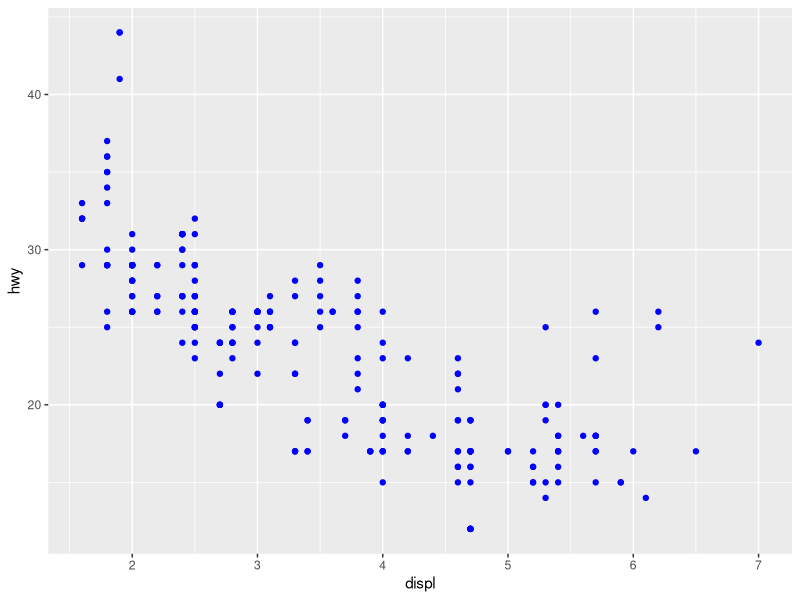
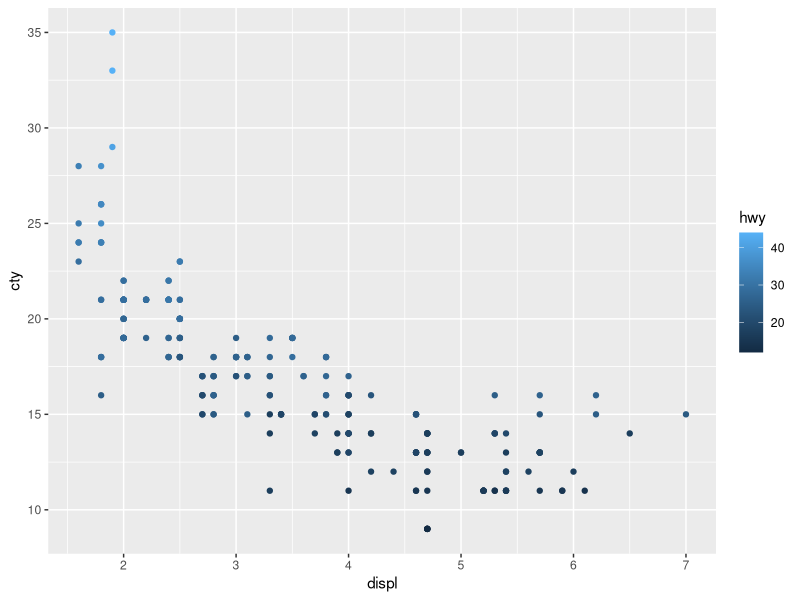
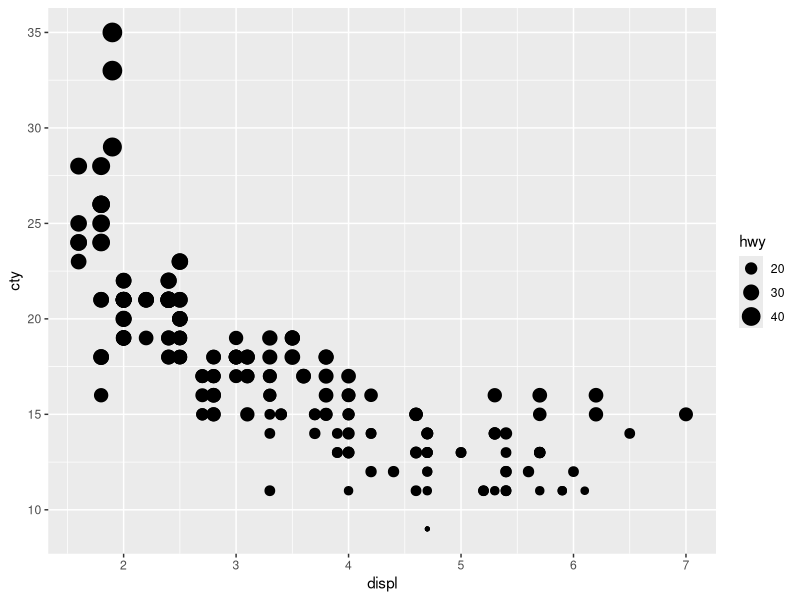
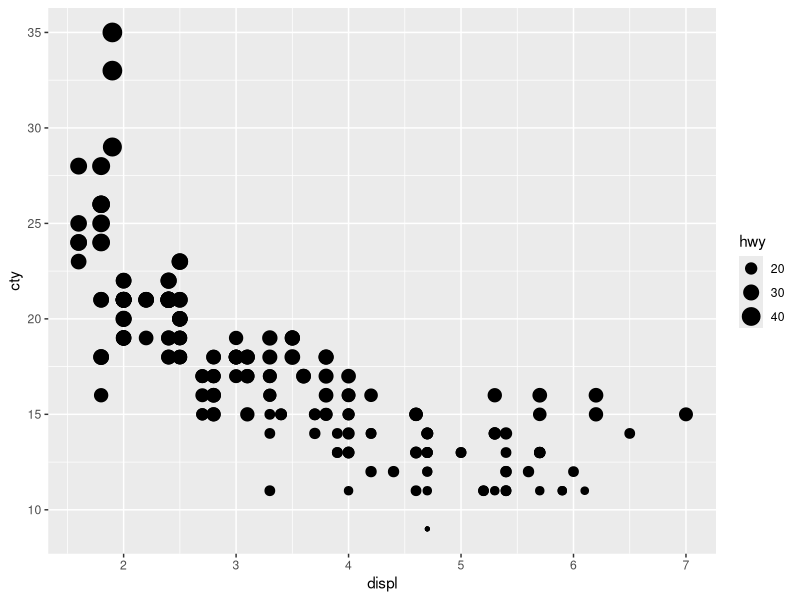
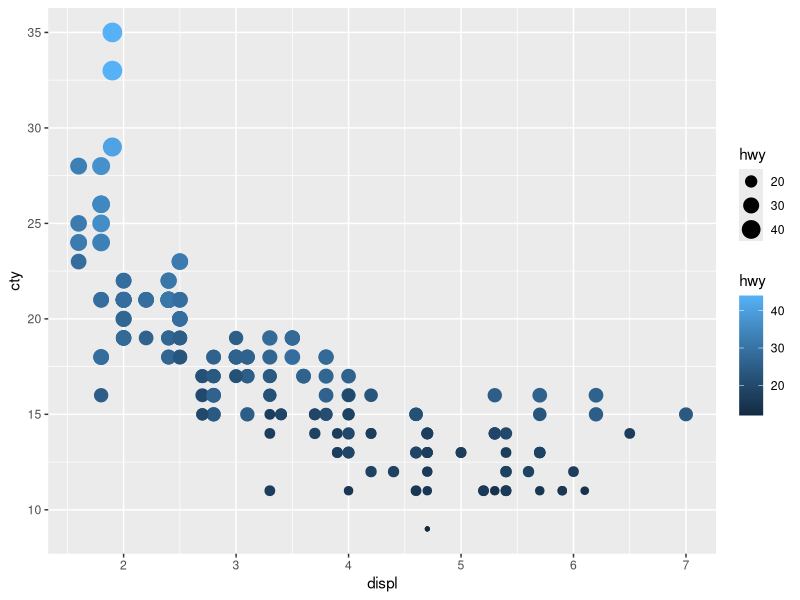
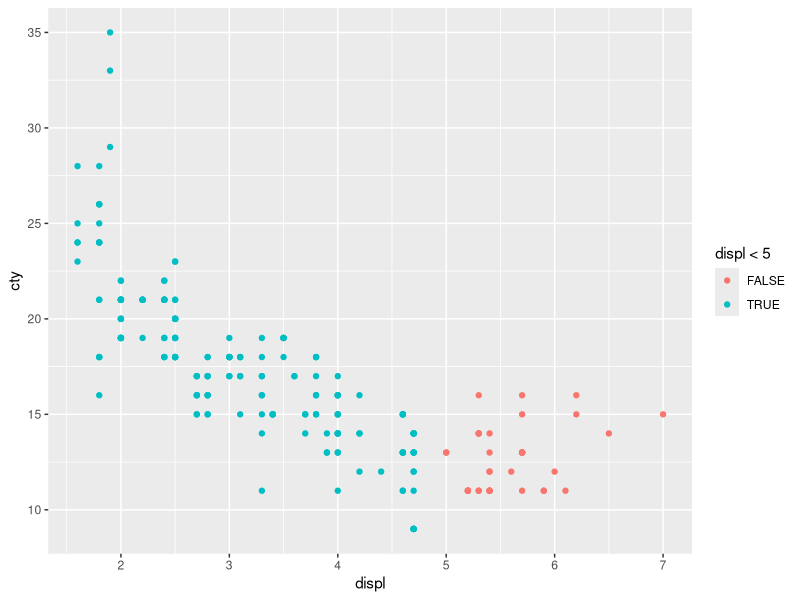
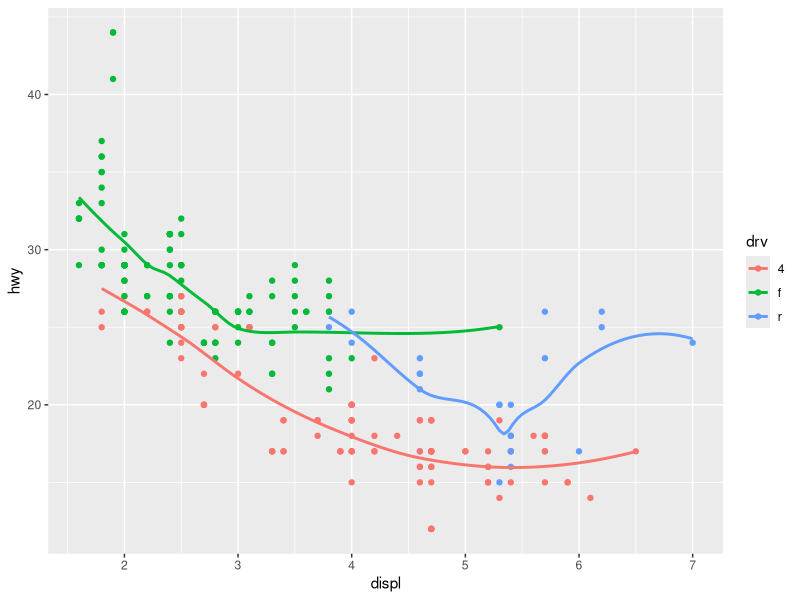
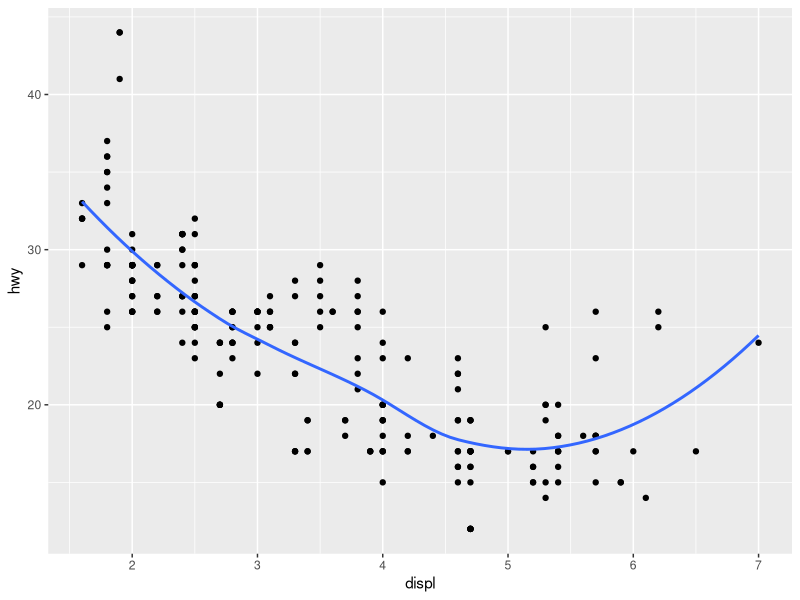

Write R code to recreate these figures, in order.
## ---- chunk 1
    library(ggplot2)
    ggplot(data = mpg) + 
      geom_point(mapping = aes(x = displ, y = hwy), color = "blue")
## ---- chunk 2
    mpg
## ---- chunk 3
    ggplot(mpg, aes(x = displ, y = cty, color = hwy))+
      geom_point()
    
    ggplot(mpg, aes(x=displ, y=cty, size=hwy))+
      geom_point()
    
    ggplot(mpg, aes(x=displ, y=cty, size=hwy))+
      geom_point()
    
## ---- chunk 4
    ggplot(mpg, aes(x=displ, y=cty, color=hwy, size=hwy))+
      geom_point()
## ---- chunk 5
ggplot(mpg, aes(x=displ, y=cty, color=displ<5))+
      geom_point()

## ---- chunk 6
    ggplot(data = mpg, mapping = aes(x = displ, y = hwy, color = drv)) + 
      geom_point() + 
      geom_smooth(se = FALSE)
## ---- chunk 7
    ggplot( data=mpg, aes(x=displ, y=hwy))+
      geom_point()+
      geom_smooth(se=F)
## ---- chunk 8

## ---- chunk 9

## ---- chunk 10

## ---- chunk 11

## ---- chunk 12

## ---- chunk 13
    ggplot(data = mpg, mapping = aes(x = cty, y = hwy)) + 
      geom_point()
## ---- chunk 14

## ---- chunk 15

## ---- chunk 16

## ---- chunk 17

## ---- chunk 18

## ---- chunk 19
    ggplot(data = mpg, mapping = aes(x = cty, y = hwy)) +
      geom_point() + 
      geom_abline() +
      coord_fixed()
## ---- chunk 20

